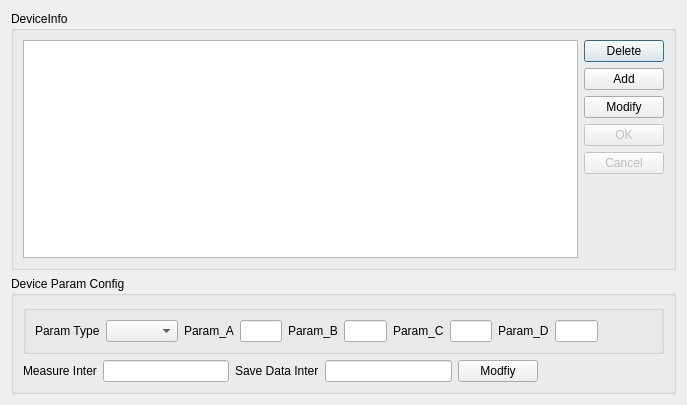
<?xml version="1.0" encoding="UTF-8"?>
<ui version="4.0">
 <class>DeviceInfo</class>
 <widget class="QDialog" name="DeviceInfo">
  <property name="geometry">
   <rect>
    <x>0</x>
    <y>0</y>
    <width>687</width>
    <height>405</height>
   </rect>
  </property>
  <property name="windowTitle">
   <string>Device Manager</string>
  </property>
  <layout class="QGridLayout" name="gridLayout_4">
   <item row="0" column="0">
    <widget class="QGroupBox" name="groupBox">
     <property name="title">
      <string>DeviceInfo</string>
     </property>
     <layout class="QGridLayout" name="gridLayout">
      <item row="0" column="1">
       <layout class="QVBoxLayout" name="verticalLayout">
        <item>
         <widget class="QPushButton" name="pushButton_Del">
          <property name="text">
           <string>Delete</string>
          </property>
         </widget>
        </item>
        <item>
         <widget class="QPushButton" name="pushButton_Add">
          <property name="text">
           <string>Add</string>
          </property>
         </widget>
        </item>
        <item>
         <widget class="QPushButton" name="pushButton_ModifyDevInfo">
          <property name="text">
           <string>Modify</string>
          </property>
         </widget>
        </item>
        <item>
         <widget class="QPushButton" name="pushButton_OK">
          <property name="enabled">
           <bool>false</bool>
          </property>
          <property name="text">
           <string>OK</string>
          </property>
         </widget>
        </item>
        <item>
         <widget class="QPushButton" name="pushButton_Cacel">
          <property name="enabled">
           <bool>false</bool>
          </property>
          <property name="text">
           <string>Cancel</string>
          </property>
         </widget>
        </item>
        <item>
         <spacer name="verticalSpacer">
          <property name="orientation">
           <enum>Qt::Vertical</enum>
          </property>
          <property name="sizeHint" stdset="0">
           <size>
            <width>20</width>
            <height>40</height>
           </size>
          </property>
         </spacer>
        </item>
       </layout>
      </item>
      <item row="0" column="0">
       <widget class="QTreeView" name="tableView"/>
      </item>
     </layout>
    </widget>
   </item>
   <item row="1" column="0">
    <widget class="QGroupBox" name="groupBox_2">
     <property name="title">
      <string>Device Param Config</string>
     </property>
     <layout class="QGridLayout" name="gridLayout_3">
      <item row="0" column="0">
       <widget class="QGroupBox" name="groupBox_3">
        <property name="title">
         <string/>
        </property>
        <property name="flat">
         <bool>false</bool>
        </property>
        <property name="checkable">
         <bool>false</bool>
        </property>
        <layout class="QGridLayout" name="gridLayout_2">
         <item row="0" column="0">
          <layout class="QHBoxLayout" name="horizontalLayout_9">
           <item>
            <layout class="QHBoxLayout" name="horizontalLayout">
             <item>
              <widget class="QLabel" name="label_2">
               <property name="text">
                <string>Param Type</string>
               </property>
              </widget>
             </item>
             <item>
              <widget class="QComboBox" name="comboBox_ParamType"/>
             </item>
            </layout>
           </item>
           <item>
            <layout class="QHBoxLayout" name="horizontalLayout_5">
             <item>
              <widget class="QLabel" name="label_12">
               <property name="text">
                <string>Param_A</string>
               </property>
              </widget>
             </item>
             <item>
              <widget class="QLineEdit" name="lineEdit_ParamA"/>
             </item>
            </layout>
           </item>
           <item>
            <layout class="QHBoxLayout" name="horizontalLayout_6">
             <item>
              <widget class="QLabel" name="label_13">
               <property name="text">
                <string>Param_B</string>
               </property>
              </widget>
             </item>
             <item>
              <widget class="QLineEdit" name="lineEdit_ParamB"/>
             </item>
            </layout>
           </item>
           <item>
            <layout class="QHBoxLayout" name="horizontalLayout_7">
             <item>
              <widget class="QLabel" name="label_14">
               <property name="text">
                <string>Param_C</string>
               </property>
              </widget>
             </item>
             <item>
              <widget class="QLineEdit" name="lineEdit_ParamC"/>
             </item>
            </layout>
           </item>
           <item>
            <layout class="QHBoxLayout" name="horizontalLayout_8">
             <item>
              <widget class="QLabel" name="label_15">
               <property name="text">
                <string>Param_D</string>
               </property>
              </widget>
             </item>
             <item>
              <widget class="QLineEdit" name="lineEdit_ParamD"/>
             </item>
            </layout>
           </item>
           <item>
            <spacer name="horizontalSpacer_2">
             <property name="orientation">
              <enum>Qt::Horizontal</enum>
             </property>
             <property name="sizeHint" stdset="0">
              <size>
               <width>120</width>
               <height>22</height>
              </size>
             </property>
            </spacer>
           </item>
          </layout>
         </item>
        </layout>
       </widget>
      </item>
      <item row="1" column="0">
       <layout class="QHBoxLayout" name="horizontalLayout_2">
        <item>
         <widget class="QLabel" name="label_10">
          <property name="text">
           <string>Measure Inter</string>
          </property>
         </widget>
        </item>
        <item>
         <widget class="QLineEdit" name="lineEdit_MeasureInterTime">
          <property name="enabled">
           <bool>true</bool>
          </property>
         </widget>
        </item>
        <item>
         <widget class="QLabel" name="label_11">
          <property name="text">
           <string>Save Data Inter</string>
          </property>
         </widget>
        </item>
        <item>
         <widget class="QLineEdit" name="lineEdit_SaveInterTime">
          <property name="enabled">
           <bool>true</bool>
          </property>
         </widget>
        </item>
        <item>
         <widget class="QPushButton" name="pushButton_ModifyParam">
          <property name="text">
           <string>Modfiy</string>
          </property>
         </widget>
        </item>
        <item>
         <spacer name="horizontalSpacer">
          <property name="orientation">
           <enum>Qt::Horizontal</enum>
          </property>
          <property name="sizeHint" stdset="0">
           <size>
            <width>40</width>
            <height>20</height>
           </size>
          </property>
         </spacer>
        </item>
       </layout>
      </item>
     </layout>
    </widget>
   </item>
  </layout>
 </widget>
 <resources/>
 <connections/>
</ui>
